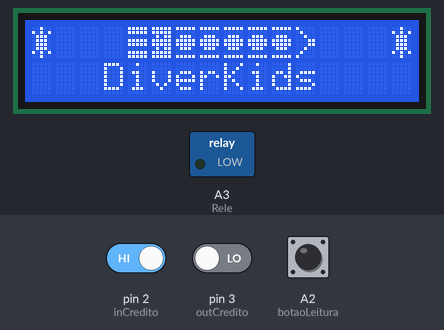
A sketch run on a simulated Arduino Uno, built with avr-gcc and run on an emulated ATmega328P. Shown: 16×2 character LCD, switched loads named in the sketch (green lamp = pin HIGH). Inputs (shaded band) come from the test bench; at power-on: A2 (botaoLeitura) HIGH, pin 2 (inCredito) HIGH, pin 3 (outCredito) LOW. EEPROM starts erased; what the sketch prints to the serial monitor is not drawn.

Above: at 3.3 s.
At 9.4 s:
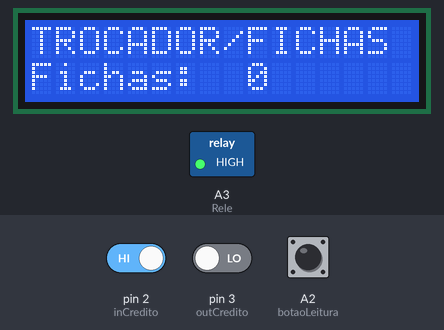
9.5 s: A2 (botaoLeitura) pulled LOW for 0.15 s
At 11.0 s:
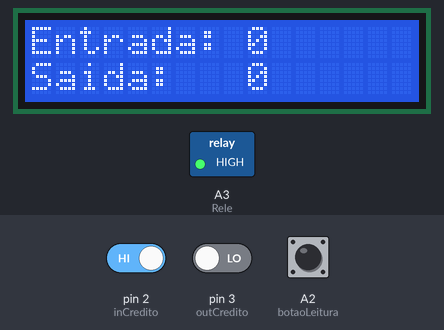
12.6 s: pin 2 (inCredito) driven LOW
At 15.5 s:
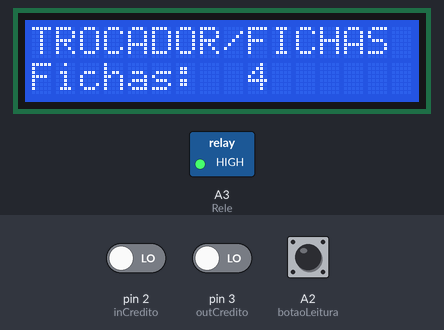
15.6 s: pin 2 (inCredito) driven HIGH
18.6 s: pin 3 (outCredito) driven HIGH
At 18.9 s:
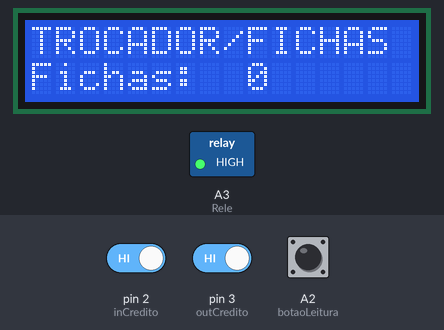
20.1 s: A2 (botaoLeitura) pulled LOW for 1 s
At 21.4 s:
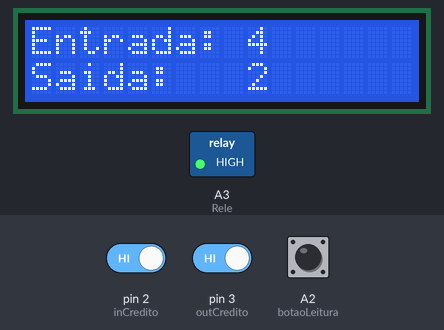
24.1 s: A2 (botaoLeitura) pulled LOW for 3.2 s
Timing chart, 0 to 27.1 s (numbered marks = the images above; inputs shaded):
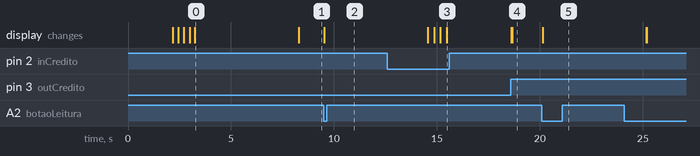

The sketch:

trocador_toker.ino
```cpp
//Programa: Trocadora de Fichas
//Autor: Vitor Gabriel do Carmo Alves da Silva

//Bibliotecas
#include <LiquidCrystal_I2C.h> //LCD
#include <EEPROM.h>

//LCD
#define endereco  0x27
#define colunas   16
#define linhas    2
LiquidCrystal_I2C lcd(endereco, colunas, linhas);

//Definição dos Botões

//Inserir Creditos
int const inCredito = 2; //Pino
int inEstado = 0; //Estado

//Saída de Creditos (Sensor)
int const outCredito = 3; //Pino
int outEstado = 0; //Estado

//Leitura de Entrada e Saída
int const botaoLeitura = A2; //Pino
int estadoLeitura = 0; //Estado

//Resetar Quantidade de Fichas
int const botaoFicha = A1; //Pino
int estadoFicha = 0; //Estado

//Definição do Rele
#define Rele A3 //Pino

//Define Credito
int atuaisCreditos = 0;
int const maxCreditos = 50;

//Tem Ficha?
bool temFicha = true;

//Tempo de Delay
unsigned long delayTime = 0;

//Valor de Entradas(IN) e Saídas(OUT)
int IN;
int OUT;

//Figuras
//Estrela
byte star[] = {
  B00100,
  B10101,
  B01110,
  B01110,
  B01110,
  B01110,
  B10101,
  B00100
};
//Fogo do Foguete
byte rocketFire[] = {
  B11111,
  B11111,
  B00000,
  B11111,
  B11111,
  B00000,
  B11111,
  B11111
};

//Traseira do Foguete
byte rocketBack[] = {
  B11111,
  B11111,
  B01011,
  B11111,
  B11111,
  B01011,
  B11111,
  B11111
};

//Meio do Foguete
byte rocketMiddle[] = {
  B11111,
  B00000,
  B01110,
  B11111,
  B11111,
  B01110,
  B00000,
  B11111
};

//Ponta do Foguete
byte rocketEnd[] = {
  B10000,
  B01000,
  B00100,
  B00011,
  B00011,
  B00100,
  B01000,
  B10000
};

void setup() {

  Serial.begin(9600);

  //EEPROM: Salvamento e Carregamento
  if(EEPROM[0] != 1){
    EEPROM[0] = 1;
    EEPROM[1] = IN;
    EEPROM[2] = OUT;
  } else {
      IN = EEPROM[1];
      OUT = EEPROM[2];
  }

  //LCD
  lcd.init();  //Iniciação do Display LCD
  lcd.backlight(); //Ligar Luz de Fundo

  //1° Tela
  lcd.setCursor(0,0);
  lcd.print("** DIVERKIDS **");
  lcd.setCursor(0,1);
  lcd.print("** BEM-VINDO **");

  delay(2000);
  lcd.clear();

  //2° Tela
  lcd.createChar(1, rocketFire);
  lcd.createChar(2, rocketBack);
  lcd.createChar(3, rocketMiddle);
  lcd.createChar(4, rocketEnd);
  lcd.createChar(5, star);
  for(int i = 0; i < 4; i++)
  {
  lcd.clear();
  lcd.setCursor(i+1,0); //Coloque na coluna 0, linha 0
  lcd.write(1);
  lcd.setCursor(i+2,0); //Coloque na coluna 0, linha 0
  lcd.write(2);
  lcd.setCursor(i+3,0); //Coloque na coluna 0, linha 0
  lcd.write(3);
  lcd.setCursor(i+4,0); //Coloque na coluna 0, linha 0
  lcd.write(3);
  lcd.setCursor(i+5,0); //Coloque na coluna 0, linha 0
  lcd.write(3);
  lcd.setCursor(i+6,0); //Coloque na coluna 0, linha 0
  lcd.write(3);
  lcd.setCursor(i+7,0); //Coloque na coluna 0, linha 0
  lcd.write(3);
  lcd.setCursor(i+8,0); //Coloque na coluna 0, linha 0
  lcd.write(4);
  lcd.setCursor(6-i,1); //Coloque na coluna 0, linha 0
  lcd.print("DiverKids");
  delay(250);
  }
  lcd.setCursor(0,0); //Coloque na coluna 0, linha 0
  lcd.write(5);
  lcd.setCursor(15,0); //Coloque na coluna 0, linha 0
  lcd.write(5);

  delay(5000);
  lcd.clear();

  //3° e Normal Tela do Display
  lcd.setCursor(0,0);
  lcd.print("TROCADOR/FICHAS");
  lcd.setCursor(0,1);
  lcd.print("Fichas:");
  lcd.setCursor(9,1);
  lcd.print(atuaisCreditos);

  //Estado dos Botões
  pinMode(inCredito, INPUT); //Credito
  pinMode(outCredito, INPUT); //Sensor
  pinMode(botaoLeitura, INPUT_PULLUP); //Leitura
  pinMode(botaoFicha, INPUT_PULLUP); //Ficha

  //Rele
  pinMode(Rele, OUTPUT);
  digitalWrite(Rele, HIGH); //Começa sempre desligado
}

void loop()
{
  inEstado = digitalRead(inCredito);
  outEstado = digitalRead(outCredito);
  estadoLeitura = digitalRead(botaoLeitura);

if (inEstado == LOW && atuaisCreditos < maxCreditos)
{
  delayTime = 0;
  atuaisCreditos++;
  IN++;
  EEPROM[1] = IN;
  lcd.setCursor(9,1);
  lcd.print(atuaisCreditos);
  delay(300);
}

if(atuaisCreditos > 0 && inEstado == HIGH)
{
  if(delayTime < 5000)
  {
  delayTime++;
  delay(1);
  }
  if(delayTime == 3000 && temFicha == true)
  {
  digitalWrite(Rele, LOW);
  }
}

if(atuaisCreditos <= 0)
{
  lcd.setCursor(0,0);
  lcd.print("TROCADOR/FICHAS");
  delayTime = 0;
  digitalWrite(Rele, HIGH);
}

if(delayTime == 5000)
{
  digitalWrite(Rele, HIGH);
  delayTime = 0;
  temFicha = false;
}

if(delayTime == 200 && temFicha == false)
{
  lcd.clear();
  lcd.setCursor(3,0);
  lcd.print("SEM FICHAS!");
  lcd.setCursor(0,1);
  lcd.print("Fichas:");
  lcd.setCursor(9,1);
  lcd.print(atuaisCreditos);
  lcd.print(" ");
}


if(delayTime == 1500 && temFicha == false)
{
  lcd.clear();
  lcd.setCursor(0,0);
  lcd.print("CHAME O TECNICO!");
  lcd.setCursor(0,1);
  lcd.print("Fichas:");
  lcd.setCursor(9,1);
  lcd.print(atuaisCreditos);
  lcd.print(" ");
}

if (outEstado == HIGH && atuaisCreditos > 1)
{
  Serial.println(outEstado);
  atuaisCreditos = atuaisCreditos - 2;
  OUT++;
  EEPROM[2] = OUT;
  delayTime = 0;
  lcd.setCursor(9,1);
  lcd.print(atuaisCreditos);
  lcd.print(" ");
  delay(60); //Para mundanças de alteração de velocidade do sensor
}

if (estadoLeitura == LOW & delayTime == 0)
{
  lcd.clear();
  lcd.setCursor(0,0);
  lcd.print("Entrada:");
  lcd.setCursor(9,0);
  lcd.print(IN);
  lcd.setCursor(0,1);
  lcd.print("Saida:");
  lcd.setCursor(9,1);
  lcd.print(OUT);
  delay(5000);
  lcd.clear();
  lcd.setCursor(0,0);
  lcd.print("TROCADOR/FICHAS");
  lcd.setCursor(0,1);
  lcd.print("Fichas:");
  lcd.setCursor(9,1);
  lcd.print(atuaisCreditos);
}

  if(IN == 1000000)
  {
     IN = 0;
     EEPROM[1] = IN;
  }

  if(OUT == 1000000)
  {
     OUT = 0;
     EEPROM[2] = OUT;
  }

}
```

Measured:
- after the input at 9.5 s, the display: changes at once (image 2)
- after the input at 12.6 s, the display: first differs from a run without the input after 2.0 s (image 3 shows a later state)
- after the input at 15.6 s, every drawn part: stays the same
- after the input at 18.6 s, A3 (Rele): stays HIGH (without the input it goes to LOW after 0.26 s); the display: first changes at once (image 4 shows a later state)
- after the input at 20.1 s, the display: changes at once (image 5)
- what the display in image 0 shows lasts 5.1 s, from 3.2 s to 8.3 s
